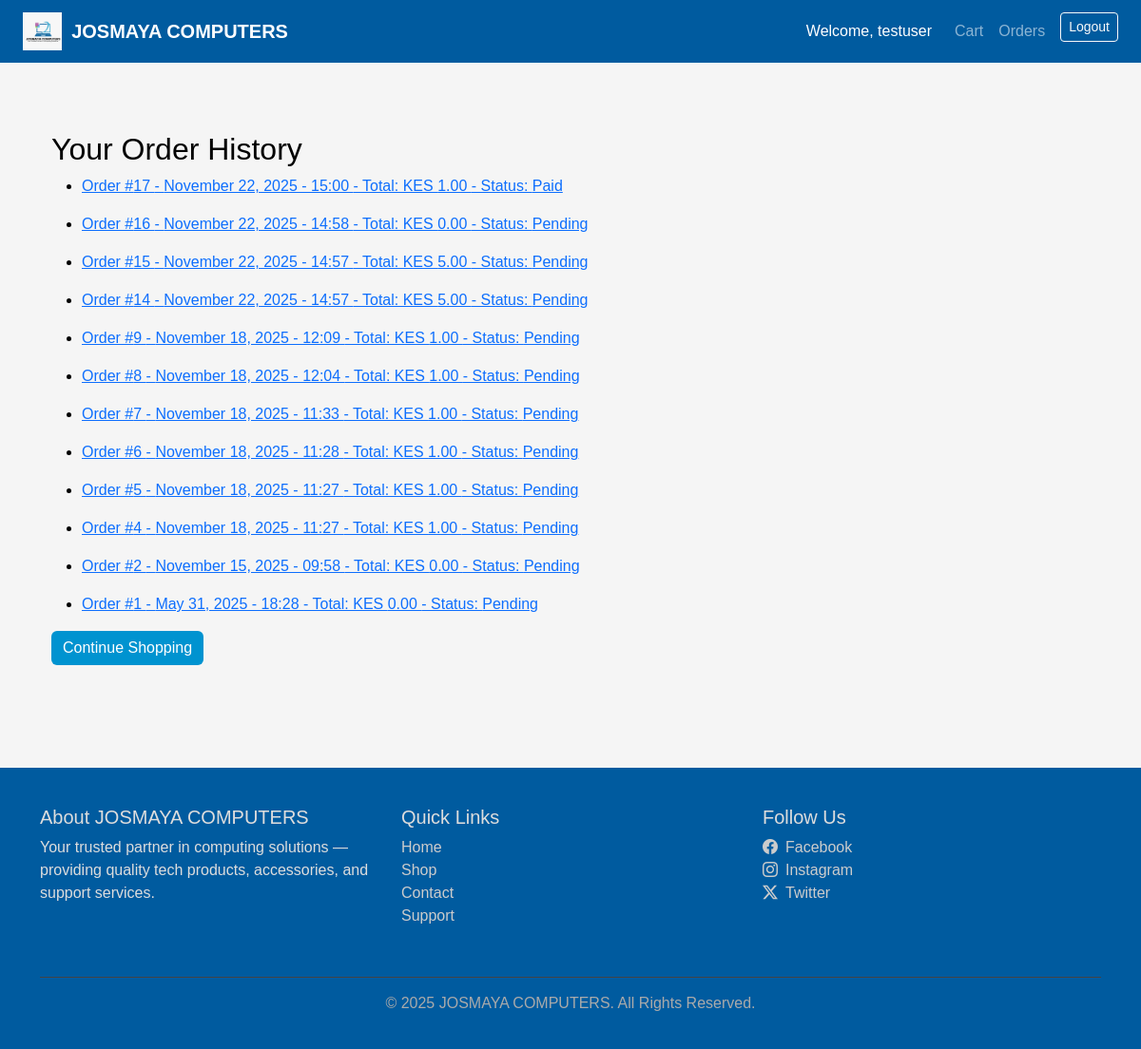
Page /orders/ (signed in) on the committed database.
### store/models.py (models this page shows, shortened)
class Order(models.Model):
    STATUS_CHOICES = [
        ("Pending", "Pending"),
        ("Paid", "Paid"),
        ("Received", "Received"),
        ("Shipped", "Shipped"),
        ("In Transit", "In Transit"),
        ("Delivered", "Delivered"),
    ]
    customer = models.ForeignKey(User, on_delete=models.CASCADE)
    total = models.DecimalField(max_digits=10, decimal_places=2, default=0)
    status = models.CharField(max_length=20, choices=STATUS_CHOICES, default="Pending")
    mpesa_merchant_request_id = models.CharField(max_length=100, null=True, blank=True)
    delivery_location = models.TextField(null=True, blank=True)
    notify_phone = models.CharField(max_length=20, null=True, blank=True)
    ordered_at = models.DateTimeField(auto_now_add=True)

### store/views.py (the view)
# urls.py: path('orders/', views.order_history, name='order_history'),
@login_required
def order_history(request):
    orders = Order.objects.filter(customer=request.user).order_by('-ordered_at')
    return render(request, 'store/order_history.html', {'orders': orders})

### store/templates/store/order_history.html
{% extends 'store/base.html' %}
{% load custom_filters %}
{% block content %}
<div class="container my-5">
    <h2>Your Order History</h2>
    {% if orders %}
      <ul>
{% for order in orders %}
    <li style="margin-bottom: 1rem;">
        <a href="{% url 'order_detail' order.id %}">
            Order #{{ order.id }} - {{ order.ordered_at|date:"F d, Y - H:i" }} - Total: KES {{ order.total }} - Status: {{ order.status}}
        </a>
    </li>
{% endfor %}
</ul>
    {% else %}
        <p>You have no orders yet.</p>
    {% endif %}
    <a href="{% url 'shop' %}" class="btn btn-primary">Continue Shopping</a>
</div>
{% endblock %}

### store/templates/store/base.html (shortened to what this page needs)
{% load static %}
<!DOCTYPE html>
<html lang="en">
<head>
  <link href="https://cdn.jsdelivr.net/npm/bootstrap@5.3.3/dist/css/bootstrap.min.css" rel="stylesheet">
  <link href="https://cdn.jsdelivr.net/npm/bootstrap-icons@1.11.3/font/bootstrap-icons.css" rel="stylesheet">
</head>
<body class="d-flex flex-column min-vh-100">
  <nav class="navbar navbar-expand-lg navbar-dark px-4">
    <a class="navbar-brand d-flex align-items-center" href="{% url 'home' %}">
      <img src="{% static 'images/logo.jpg' %}" alt="JOSMAYA Logo">
      <span class="fw-bold text-white">JOSMAYA COMPUTERS</span>
    </a>
    <div class="collapse navbar-collapse" id="navbarNav">
      <ul class="navbar-nav ms-auto">
        {% if user.is_authenticated %}
          <li class="nav-item mt-2 me-3 text-white">Welcome, {{ user.username }}</li>
          <li class="nav-item"><a class="nav-link" href="{% url 'cart' %}">Cart</a></li>
          <li class="nav-item"><a class="nav-link" href="{% url 'order_history' %}">Orders</a></li>
          <li class="nav-item">
            <form method="post" action="{% url 'logout' %}" style="display:inline;">
              <button type="submit" class="btn btn-outline-light btn-sm ms-2">Logout</button>
            </form>
          </li>
        {% else %}
          <li class="nav-item"><a class="nav-link" href="{% url 'login' %}">Login</a></li>
          <li class="nav-item"><a class="nav-link" href="{% url 'signup' %}">Register</a></li>
        {% endif %}
      </ul>
    </div>
  </nav>
  <main class="container flex-fill mt-4">
    {% block content %}
    {% endblock %}
  </main>
  <footer>
    <div class="container">
      <div class="row">
        <div class="col-md-4 mb-3">
          <h5>About JOSMAYA COMPUTERS</h5>
          <p>Your trusted partner in computing solutions — providing quality tech products, accessories, and support services.</p>
        </div>
        <div class="col-md-4 mb-3">
          <h5>Quick Links</h5>
          <ul class="list-unstyled">
            <li><a href="{% url 'home' %}">Home</a></li>
            <li><a href="{% url 'shop' %}">Shop</a></li>
            <li><a href="#">Contact</a></li>
            <li><a href="#">Support</a></li>
          </ul>
        </div>
        <div class="col-md-4 mb-3">
          <h5>Follow Us</h5>
          <a href="#"><i class="bi bi-facebook me-2"></i>Facebook</a><br>
          <a href="#"><i class="bi bi-instagram me-2"></i>Instagram</a><br>
          <a href="#"><i class="bi bi-twitter-x me-2"></i>Twitter</a>
        </div>
      </div>
      <div class="footer-bottom">
        <p>&copy; 2025 JOSMAYA COMPUTERS. All Rights Reserved.</p>
      </div>
    </div>
  </footer>
</body>
</html>

### store/templates/store/base.html (style rules this page uses)
:root { --primary-blue: #0093D0; --dark-blue: #005B9F; --accent-purple: #A65CBF; --accent-green: #7AC142; --text-dark: #000; --bg-light: #F5F5F5; }
body { background-color: var(--bg-light); color: var(--text-dark); font-family: 'Poppins', sans-serif; }
.navbar { background-color: var(--dark-blue); }
.navbar-brand img { height: 40px; margin-right: 10px; }
footer { background-color: var(--dark-blue); color: #ddd; padding: 40px 0 20px; margin-top: 60px; }
footer a { color: #ccc; text-decoration: none; }
.footer-bottom { border-top: 1px solid #444; padding-top: 15px; margin-top: 20px; text-align: center; color: #aaa; }
.btn-primary { background-color: var(--primary-blue); border: none; }

### rows in the picture
Order: id "17", ordered_at "November 22, 2025 - 15:00", total "1.00", status "Paid"
Order: id "16", ordered_at "November 22, 2025 - 14:58", total "0.00", status "Pending"
Order: id "15", ordered_at "November 22, 2025 - 14:57", total "5.00", status "Pending"
Order: id "14", ordered_at "November 22, 2025 - 14:57", total "5.00", status "Pending"
Order: id "9", ordered_at "November 18, 2025 - 12:09", total "1.00", status "Pending"
Order: id "8", ordered_at "November 18, 2025 - 12:04", total "1.00", status "Pending"
Order: id "7", ordered_at "November 18, 2025 - 11:33", total "1.00", status "Pending"
Order: id "6", ordered_at "November 18, 2025 - 11:28", total "1.00", status "Pending"
Order: id "5", ordered_at "November 18, 2025 - 11:27", total "1.00", status "Pending"
Order: id "4", ordered_at "November 18, 2025 - 11:27", total "1.00", status "Pending"
Order: id "2", ordered_at "November 15, 2025 - 09:58", total "0.00", status "Pending"
Order: id "1", ordered_at "May 31, 2025 - 18:28", total "0.00", status "Pending"

### other values in the picture
{{ user.username }} "testuser"
